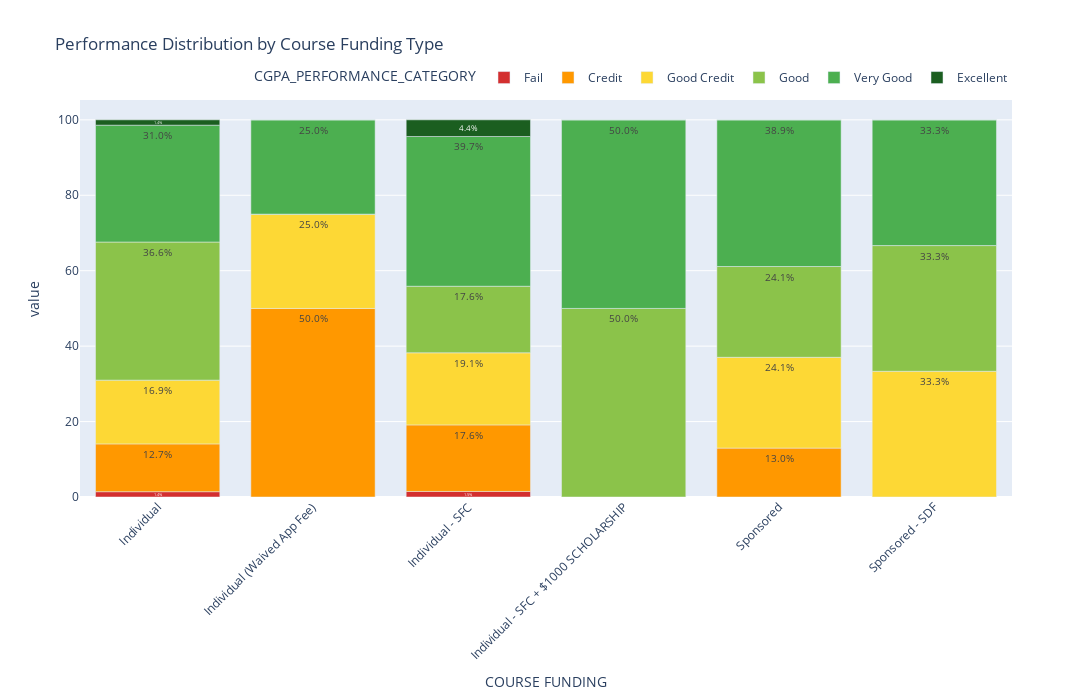

Notebook code cell kept with this figure:
### Markdown cell above
## **Chart 4: Performance Distribution by Course Funding Type (100% Stacked Bar Chart)**

### Code cell
import pandas as pd
import plotly.express as px



# --- 2. Prepare the Data ---
# Get a single, final record for each student for accurate analysis
student_final_records = df.drop_duplicates(subset='STUDENT ID', keep='last').copy()

# Create a cross-tabulation to get the percentage of students in each category per funding type
performance_dist = pd.crosstab(
    index=student_final_records['COURSE FUNDING'],
    columns=student_final_records['CGPA_PERFORMANCE_CATEGORY'],
    normalize='index'
) * 100

# Define the logical order for performance categories
category_order = ['Fail', 'Credit', 'Good Credit', 'Good', 'Very Good', 'Excellent']
for cat in category_order:
    if cat not in performance_dist.columns:
        performance_dist[cat] = 0
performance_dist = performance_dist[category_order]

# --- 3. Create the Enhanced Stacked Bar Chart ---

# Define a better color scheme with a clear performance gradient
improved_color_map = {
    'Fail': '#d32f2f',       # Strong red
    'Credit': '#ff9800',     # Orange  
    'Good Credit': '#fdd835',       # Yellow
    'Good': '#8bc34a',  # Light green
    'Very Good': '#4caf50',    # Green
    'Excellent': '#1b5e20'     # Dark green
}

# Create the enhanced stacked bar chart
fig = px.bar(
    performance_dist,
    x=performance_dist.index,
    y=performance_dist.columns,
    title='Performance Distribution by Course Funding Type',
    labels={"x": "Course Funding Type", "y": "Percentage of Students (%)", "color": "Performance Category"},
    color_discrete_map=improved_color_map,
    text_auto='.1f'  # Show percentages on bars
)

# Enhance layout and interactivity
fig.update_layout(
    xaxis_tickangle=-45,  # Rotate x-axis labels
    height=700,           # Increased height
    width=1200,           # Increased width
    showlegend=True,
    legend=dict(orientation="h", yanchor="bottom", y=1.02, xanchor="right", x=1),
    margin=dict(b=150),  # Increased bottom margin for rotated labels
    font=dict(size=12)
)

# Improve hover information
fig.update_traces(
    hovertemplate='<b>%{fullData.name}</b><br>' +
                  'Funding: %{x}<br>' +
                  'Percentage: %{y:.1f}%<br>' +
                  '<extra></extra>'
)

# Add percentage labels on bars and improve their appearance
fig.update_traces(textposition='inside', textfont_size=10, texttemplate='%{y:.1f}%')

# Show the plot
fig.show()

### Figure 1 — Plotly figure (JSON) as saved in the notebook; plotly's stock layout.template omitted (floating-point values rounded to 4 significant figures)
{"data": [{"alignmentgroup": "True", "hovertemplate": "<b>%{fullData.name}</b><br>Funding: %{x}<br>Percentage: %{y:.1f}%<br><extra></extra>", "legendgroup": "Fail", "marker": {"color": "#d32f2f", "pattern": {"shape": ""}}, "name": "Fail", "offsetgroup": "Fail", "orientation": "v", "showlegend": true, "textfont": {"size": 10}, "textposition": "inside", "texttemplate": "%{y:.1f}%", "type": "bar", "x": ["Individual", "Individual (Waived App Fee)", "Individual - SFC", "Individual - SFC + $1000 SCHOLARSHIP", "Sponsored", "Sponsored - SDF"], "xaxis": "x", "y": [1.408, 0, 1.471, 0, 0, 0], "yaxis": "y"}, {"alignmentgroup": "True", "hovertemplate": "<b>%{fullData.name}</b><br>Funding: %{x}<br>Percentage: %{y:.1f}%<br><extra></extra>", "legendgroup": "Credit", "marker": {"color": "#ff9800", "pattern": {"shape": ""}}, "name": "Credit", "offsetgroup": "Credit", "orientation": "v", "showlegend": true, "textfont": {"size": 10}, "textposition": "inside", "texttemplate": "%{y:.1f}%", "type": "bar", "x": ["Individual", "Individual (Waived App Fee)", "Individual - SFC", "Individual - SFC + $1000 SCHOLARSHIP", "Sponsored", "Sponsored - SDF"], "xaxis": "x", "y": [12.68, 50, 17.65, 0, 12.96, 0], "yaxis": "y"}, {"alignmentgroup": "True", "hovertemplate": "<b>%{fullData.name}</b><br>Funding: %{x}<br>Percentage: %{y:.1f}%<br><extra></extra>", "legendgroup": "Good Credit", "marker": {"color": "#fdd835", "pattern": {"shape": ""}}, "name": "Good Credit", "offsetgroup": "Good Credit", "orientation": "v", "showlegend": true, "textfont": {"size": 10}, "textposition": "inside", "texttemplate": "%{y:.1f}%", "type": "bar", "x": ["Individual", "Individual (Waived App Fee)", "Individual - SFC", "Individual - SFC + $1000 SCHOLARSHIP", "Sponsored", "Sponsored - SDF"], "xaxis": "x", "y": [16.9, 25, 19.12, 0, 24.07, 33.33], "yaxis": "y"}, {"alignmentgroup": "True", "hovertemplate": "<b>%{fullData.name}</b><br>Funding: %{x}<br>Percentage: %{y:.1f}%<br><extra></extra>", "legendgroup": "Good", "marker": {"color": "#8bc34a", "pattern": {"shape": ""}}, "name": "Good", "offsetgroup": "Good", "orientation": "v", "showlegend": true, "textfont": {"size": 10}, "textposition": "inside", "texttemplate": "%{y:.1f}%", "type": "bar", "x": ["Individual", "Individual (Waived App Fee)", "Individual - SFC", "Individual - SFC + $1000 SCHOLARSHIP", "Sponsored", "Sponsored - SDF"], "xaxis": "x", "y": [36.62, 0, 17.65, 50, 24.07, 33.33], "yaxis": "y"}, {"alignmentgroup": "True", "hovertemplate": "<b>%{fullData.name}</b><br>Funding: %{x}<br>Percentage: %{y:.1f}%<br><extra></extra>", "legendgroup": "Very Good", "marker": {"color": "#4caf50", "pattern": {"shape": ""}}, "name": "Very Good", "offsetgroup": "Very Good", "orientation": "v", "showlegend": true, "textfont": {"size": 10}, "textposition": "inside", "texttemplate": "%{y:.1f}%", "type": "bar", "x": ["Individual", "Individual (Waived App Fee)", "Individual - SFC", "Individual - SFC + $1000 SCHOLARSHIP", "Sponsored", "Sponsored - SDF"], "xaxis": "x", "y": [30.99, 25, 39.71, 50, 38.89, 33.33], "yaxis": "y"}, {"alignmentgroup": "True", "hovertemplate": "<b>%{fullData.name}</b><br>Funding: %{x}<br>Percentage: %{y:.1f}%<br><extra></extra>", "legendgroup": "Excellent", "marker": {"color": "#1b5e20", "pattern": {"shape": ""}}, "name": "Excellent", "offsetgroup": "Excellent", "orientation": "v", "showlegend": true, "textfont": {"size": 10}, "textposition": "inside", "texttemplate": "%{y:.1f}%", "type": "bar", "x": ["Individual", "Individual (Waived App Fee)", "Individual - SFC", "Individual - SFC + $1000 SCHOLARSHIP", "Sponsored", "Sponsored - SDF"], "xaxis": "x", "y": [1.408, 0, 4.412, 0, 0, 0], "yaxis": "y"}], "layout": {"barmode": "relative", "font": {"size": 12}, "height": 700, "legend": {"orientation": "h", "title": {"text": "CGPA_PERFORMANCE_CATEGORY"}, "tracegroupgap": 0, "x": 1, "xanchor": "right", "y": 1.02, "yanchor": "bottom"}, "margin": {"b": 150}, "showlegend": true, "title": {"text": "Performance Distribution by Course Funding Type"}, "width": 1200, "xaxis": {"anchor": "y", "domain": [0, 1], "tickangle": -45, "title": {"text": "COURSE FUNDING"}}, "yaxis": {"anchor": "x", "domain": [0, 1], "title": {"text": "value"}}}}
